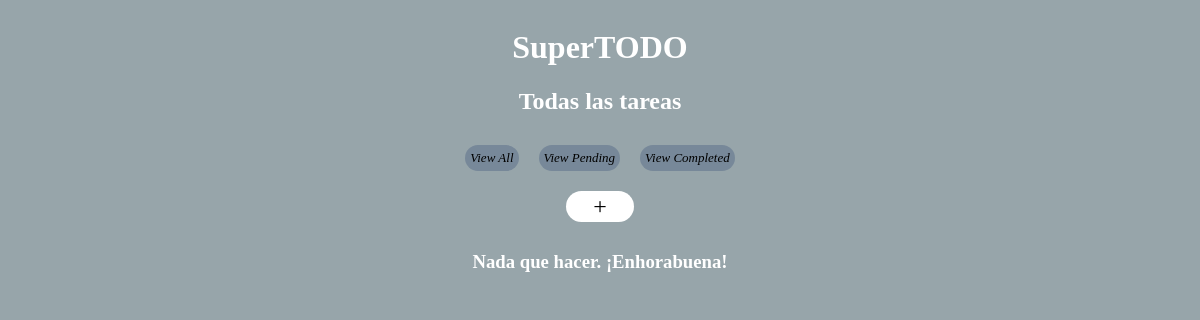
Page /tasks/ on the earlier database version.
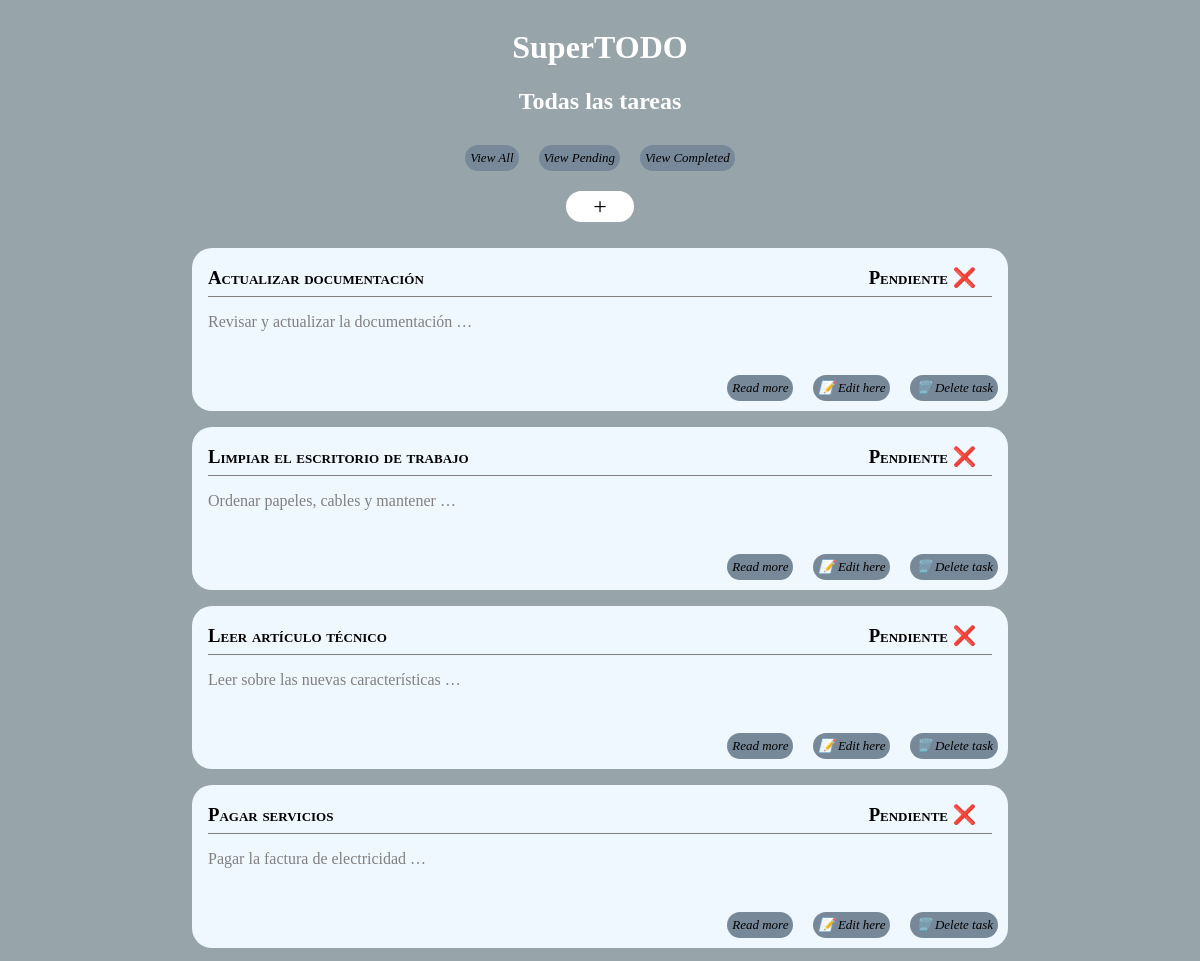
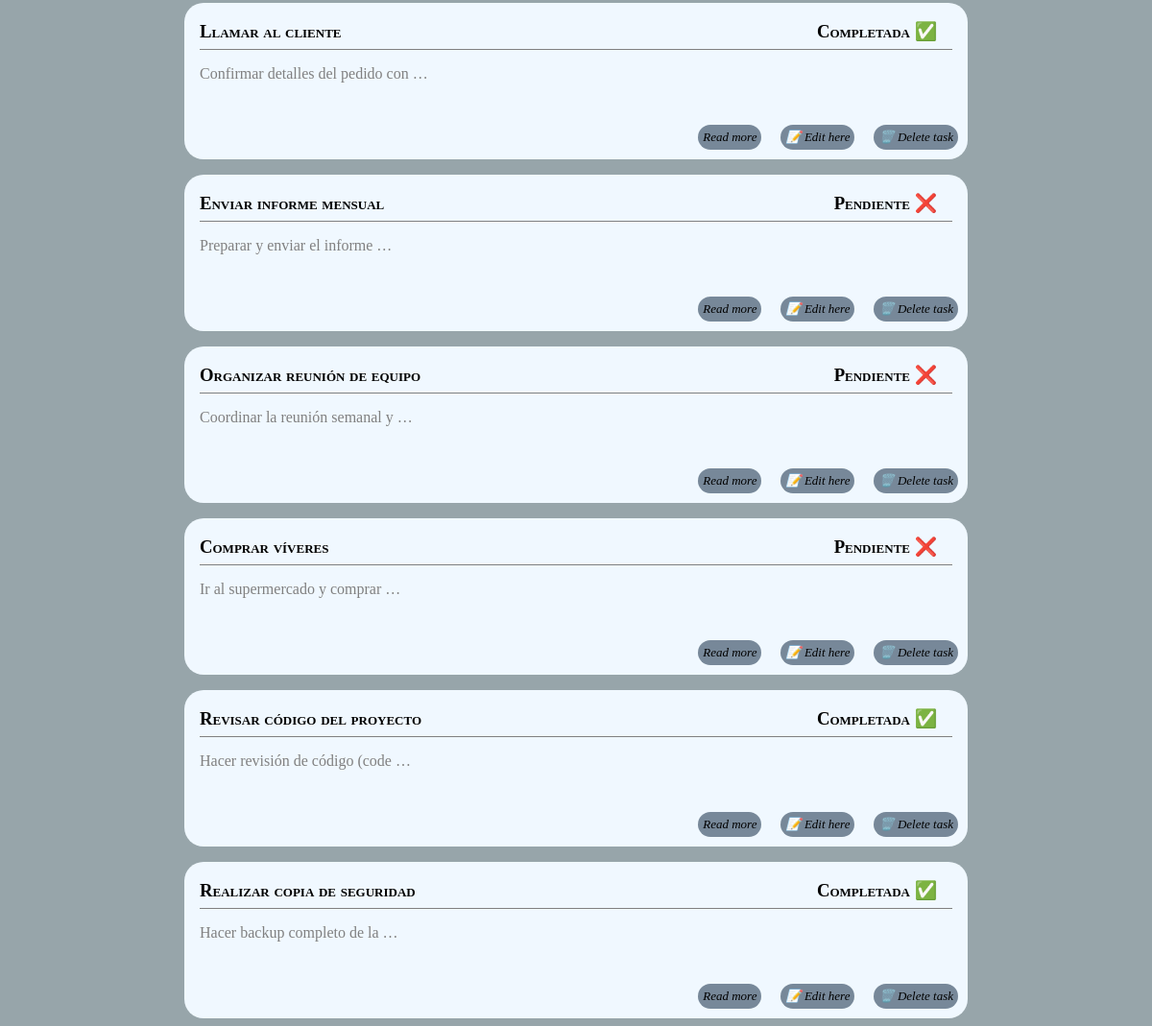
Same page on the later database version (2 pictures, top to bottom).
### tasks/models.py (models this page shows)
class Task(models.Model):
    name = models.CharField(max_length=70)
    description = models.TextField(max_length=256, blank=True)
    slug = models.SlugField(unique=True)
    completed = models.BooleanField(default=False)
    created_at = models.DateTimeField()
    updated_at = models.DateTimeField()

### tasks/views.py (the view)
# urls.py: path('', views.task_list, name='task-list'),
def task_list(request):
    tasks = Task.objects.all().order_by('-updated_at')
    return render(request, 'tasks/tasklist.html', {'tasks': tasks, 'subtitle':'Todas las tareas'})

### tasks/templates/tasks/tasklist.html
{% extends "base.html" %}
{% load static %}
  {% block content %}
    <div class="create">
      <span class="pill-create">
        <p><a href="{% url 'tasks:task-add'%}"> + </a></p>
      </span>
    </div>
      {% if tasks|length > 0 %}
        <div class="tasksDisplay">
          {% for task in tasks %}
            <div class="box">
              <div class="top-border">
                <div class="titleContainer">
                  <h3 class="title">{{ task.name }}</h3>
                  <h3 class="sign"> <a href="{% url 'tasks:task-toggle' task.slug %}"> {% if task.completed %} Completada ✅ {% else %} Pendiente ❌ {% endif %}</a> </h3>
                </div>
                <p class="content"> {{task.description | truncatewords:5 }}</p> {% comment %} truncar a partir de 10 o 20 más adelante {% endcomment %}
              </div>
              <br>
              <div class="buttons">
                <span class="pill">
                  <p><a href="{% url 'tasks:task-delete' task.slug %}"> 🗑️ Delete task</a></p>
                </span>
                <span class="pill">
                  <p><a href="{% url 'tasks:task-edit' task.slug %}"> 📝 Edit here</a></p>
                </span>
                <span class="pill">
                  <p><a href="{% url 'tasks:task-detail' task.slug %}">Read more</a></p>
                </span>
              </div>
            </div>
          {% endfor %}
        </div>
      {% else %}
        <h3>Nada que hacer. ¡Enhorabuena!</h3>
      {% endif %}
  {% endblock %}

### shared/templates/base.html (shortened to what this page needs)
<html>
  <head>
    {% load static %}
    <link rel="stylesheet" href="{% static 'css/base.css' %}">
  </head>
  {% include "header.html" %}
  <body>
    <div class="filter">
      <span class="pill">
        <p> <a href="{% url 'tasks:task-list' %}">View All</a></p>
      </span>
      <span class="pill">
        <p> <a href="{% url 'tasks:task-list-pending' %}">View Pending</a></p>
      </span>
      <span class="pill">
        <p> <a href="{% url 'tasks:task-list-completed' %}">View Completed</a></p>
      </span>
    </div>
    <div class="container">
        {% block content %}
        {% endblock %}
    </div>
  </body>
</html>

### shared/templates/header.html
<header>
  <div class="header">
    <h1>SuperTODO</h1>
    <h2>{{ subtitle }}</h2>
  </div>
</header>

### shared/static/css/base.css (style rules this page uses)
body { background-color: rgb(151, 165, 170); color: white; font-family: Georgia, 'Times New Roman', Times, serif; display: flex; flex-direction: column; align-items: center; justify-content: center; text-align: center; }
.box { background-color: aliceblue; width: 50rem; height: fit-content; border-radius: 20px; color: black; text-align: justify; padding-left: 1rem; margin-top: 1rem; }
.buttons { display: flex; flex-direction: row-reverse; align-items: end; justify-items: end; }
.pill p { background-color: lightslategray; border-radius: 20px; width: fit-content; font-size: small; font-style: italic; padding: 5px; margin: 10px; }
.titleContainer { font-variant: small-caps; width: 49rem; height: 3rem; border-bottom: 1px solid gray; display: inline-flex; justify-content: space-between; }
.sign { margin-right: 1rem; }
.content { color: gray; }
.pill-create p { background-color: rgb(255, 255, 255); border-radius: 100px; width: 4rem; font-size:x-large; font-style: bold; padding: 2px; margin: 10px; }
a { text-decoration: none; color: black; }
.create { display: flex; align-items: center; justify-content: center; }
.filter { width: fit-content; display: flex; }

Differences in the rows shown:
added Task: name "Actualizar documentación", completed "Pendiente ❌", description "Revisar y actualizar la documentación …"
added Task: name "Limpiar el escritorio de trabajo", completed "Pendiente ❌", description "Ordenar papeles, cables y mantener …"
added Task: name "Leer artículo técnico", completed "Pendiente ❌", description "Leer sobre las nuevas características …"
added Task: name "Pagar servicios", completed "Pendiente ❌", description "Pagar la factura de electricidad …"
added Task: name "Llamar al cliente", completed "Completada ✅", description "Confirmar detalles del pedido con …"
added Task: name "Enviar informe mensual", completed "Pendiente ❌", description "Preparar y enviar el informe …"
added Task: name "Organizar reunión de equipo", completed "Pendiente ❌", description "Coordinar la reunión semanal y …"
added Task: name "Comprar víveres", completed "Pendiente ❌", description "Ir al supermercado y comprar …"
added Task: name "Revisar código del proyecto", completed "Completada ✅", description "Hacer revisión de código (code …"
added Task: name "Realizar copia de seguridad", completed "Completada ✅", description "Hacer backup completo de la …"
Other differences:
text no longer shown: "Nada que hacer. ¡Enhorabuena!"
